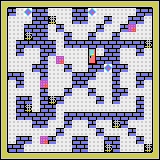

Tiled map render using the project's own tile images. Description and the whole map definition, tile-layer contents included, below:
An orthogonal 20x20 tile map with 8x8 px tiles, 1 tile layer (Capa de patrones 1).

<map version="1.2" tiledversion="2019.12.11" orientation="orthogonal" renderorder="right-down" compressionlevel="0" width="20" height="20" tilewidth="8" tileheight="8" infinite="0" nextlayerid="2" nextobjectid="1">
 <editorsettings>
  <export target="level4.csv" format="csv" />
 </editorsettings>
 <tileset firstgid="1" source="../tileset.tsx" />
 <layer id="1" name="Capa de patrones 1" width="20" height="20">
  <data encoding="csv">
14,8,8,8,8,8,8,8,8,8,8,8,8,8,8,8,8,8,8,13,
5,16,3,21,16,16,3,3,3,16,16,21,3,3,3,3,3,16,16,5,
5,3,3,3,16,16,22,3,3,16,16,3,3,16,3,3,16,16,3,5,
5,3,3,16,16,16,3,16,3,3,3,3,16,3,3,16,23,3,3,5,
5,3,3,22,16,16,3,3,16,3,3,16,3,3,16,3,3,3,3,5,
5,3,16,16,16,16,16,3,16,16,16,16,16,16,16,16,16,16,22,5,
5,3,16,3,3,16,16,3,3,3,3,19,3,16,16,3,3,16,3,5,
5,3,3,3,3,16,3,23,3,3,3,20,16,16,16,3,3,3,3,5,
5,3,3,3,16,16,3,3,16,3,3,16,16,21,16,16,3,3,3,5,
5,16,16,3,3,16,3,3,3,16,16,16,3,3,16,3,3,16,16,5,
5,3,16,3,3,23,3,3,3,16,16,3,3,3,16,3,3,16,3,5,
5,3,3,3,3,16,3,3,16,3,3,16,3,3,16,16,3,3,3,5,
5,3,16,16,3,16,22,16,3,3,3,3,16,3,16,3,3,16,3,5,
5,3,16,22,3,16,16,3,3,3,3,3,3,3,3,3,3,16,3,5,
5,3,16,16,16,16,16,3,16,16,16,16,16,16,16,16,16,16,3,5,
5,3,3,3,16,16,3,3,16,3,3,16,3,3,22,16,3,3,3,5,
5,3,3,3,3,3,3,16,3,3,3,3,16,3,3,3,16,3,3,5,
5,3,16,16,3,23,16,3,3,16,16,3,3,16,16,3,3,16,3,5,
5,16,16,3,3,3,3,3,3,16,16,3,3,22,16,3,3,3,22,5,
11,8,8,8,8,8,8,8,8,8,8,8,8,8,8,8,8,8,8,12
</data>
 </layer>
</map>
